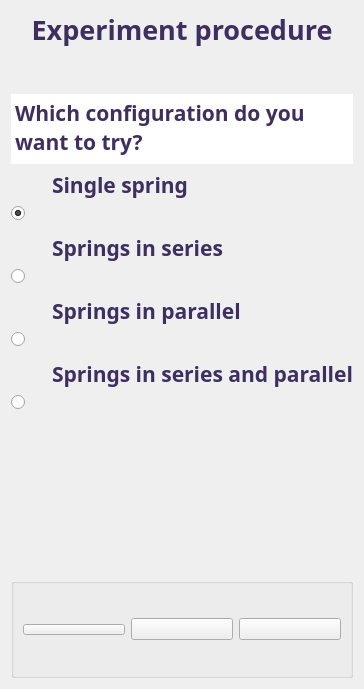
                 <widget class="QWidget" name="page_11">
                  <property name="sizePolicy">
                   <sizepolicy hsizetype="Expanding" vsizetype="Expanding">
                    <horstretch>0</horstretch>
                    <verstretch>0</verstretch>
                   </sizepolicy>
                  </property>
                  <layout class="QGridLayout" name="gridLayout_19">
                   <item row="9" column="0" colspan="2">
                    <spacer name="verticalSpacer_13">
                     <property name="orientation">
                      <enum>Qt::Vertical</enum>
                     </property>
                     <property name="sizeType">
                      <enum>QSizePolicy::Expanding</enum>
                     </property>
                     <property name="sizeHint" stdset="0">
                      <size>
                       <width>20</width>
                       <height>6</height>
                      </size>
                     </property>
                    </spacer>
                   </item>
                   <item row="14" column="1">
                    <spacer name="verticalSpacer_17">
                     <property name="orientation">
                      <enum>Qt::Vertical</enum>
                     </property>
                     <property name="sizeType">
                      <enum>QSizePolicy::Expanding</enum>
                     </property>
                     <property name="sizeHint" stdset="0">
                      <size>
                       <width>20</width>
                       <height>6</height>
                      </size>
                     </property>
                    </spacer>
                   </item>
                   <item row="17" column="1">
                    <spacer name="verticalSpacer_18">
                     <property name="orientation">
                      <enum>Qt::Vertical</enum>
                     </property>
                     <property name="sizeType">
                      <enum>QSizePolicy::Expanding</enum>
                     </property>
                     <property name="sizeHint" stdset="0">
                      <size>
                       <width>20</width>
                       <height>6</height>
                      </size>
                     </property>
                    </spacer>
                   </item>
                   <item row="20" column="1">
                    <spacer name="verticalSpacer_2">
                     <property name="orientation">
                      <enum>Qt::Vertical</enum>
                     </property>
                     <property name="sizeHint" stdset="0">
                      <size>
                       <width>20</width>
                       <height>162</height>
                      </size>
                     </property>
                    </spacer>
                   </item>
                   <item row="0" column="0" colspan="2">
                    <widget class="QLabel" name="label_6">
                     <property name="font">
                      <font>
                       <family>Bradley Hand ITC</family>
                       <pointsize>20</pointsize>
                       <weight>75</weight>
                       <bold>true</bold>
                      </font>
                     </property>
                     <property name="styleSheet">
                      <string notr="true">color: rgb(61, 48, 97);</string>
                     </property>
                     <property name="text">
                      <string>Experiment procedure</string>
                     </property>
                     <property name="alignment">
                      <set>Qt::AlignCenter</set>
                     </property>
                    </widget>
                   </item>
                   <item row="12" column="1">
                    <widget class="QLabel" name="label_5">
                     <property name="sizePolicy">
                      <sizepolicy hsizetype="Expanding" vsizetype="Preferred">
                       <horstretch>0</horstretch>
                       <verstretch>0</verstretch>
                      </sizepolicy>
                     </property>
                     <property name="font">
                      <font>
                       <family>Bradley Hand ITC</family>
                       <pointsize>16</pointsize>
                       <weight>75</weight>
                       <bold>true</bold>
                      </font>
                     </property>
                     <property name="styleSheet">
                      <string notr="true">color: rgb(61, 48, 97);</string>
                     </property>
                     <property name="text">
                      <string>Springs in series</string>
                     </property>
                    </widget>
                   </item>
                   <item row="18" column="0">
                    <spacer name="horizontalSpacer_6">
                     <property name="orientation">
                      <enum>Qt::Horizontal</enum>
                     </property>
                     <property name="sizeType">
                      <enum>QSizePolicy::Fixed</enum>
                     </property>
                     <property name="sizeHint" stdset="0">
                      <size>
                       <width>35</width>
                       <height>20</height>
                      </size>
                     </property>
                    </spacer>
                   </item>
                   <item row="6" column="1">
                    <widget class="QLabel" name="label_8">
                     <property name="sizePolicy">
                      <sizepolicy hsizetype="Expanding" vsizetype="Minimum">
                       <horstretch>0</horstretch>
                       <verstretch>0</verstretch>
                      </sizepolicy>
                     </property>
                     <property name="font">
                      <font>
                       <family>Bradley Hand ITC</family>
                       <pointsize>16</pointsize>
                       <weight>75</weight>
                       <bold>true</bold>
                      </font>
                     </property>
                     <property name="styleSheet">
                      <string notr="true">color: rgb(61, 48, 97);</string>
                     </property>
                     <property name="text">
                      <string>Single spring</string>
                     </property>
                    </widget>
                   </item>
                   <item row="8" column="0" colspan="2">
                    <widget class="QRadioButton" name="radioButton_singleSpring">
                     <property name="font">
                      <font>
                       <family>Bradley Hand ITC</family>
                       <pointsize>-1</pointsize>
                       <weight>75</weight>
                       <italic>false</italic>
                       <bold>true</bold>
                      </font>
                     </property>
                     <property name="text">
                      <string/>
                     </property>
                     <property name="icon">
                      <iconset resource="didacticoop.qrc">
                       <normaloff>:/icons/mollaSingola.png</normaloff>:/icons/mollaSingola.png</iconset>
                     </property>
                     <property name="iconSize">
                      <size>
                       <width>200</width>
                       <height>20</height>
                      </size>
                     </property>
                     <property name="checked">
                      <bool>true</bool>
                     </property>
                    </widget>
                   </item>
                   <item row="13" column="0" colspan="2">
                    <widget class="QRadioButton" name="radioButton_series">
                     <property name="font">
                      <font>
                       <family>Bradley Hand ITC</family>
                       <pointsize>-1</pointsize>
                       <weight>75</weight>
                       <italic>false</italic>
                       <bold>true</bold>
                      </font>
                     </property>
                     <property name="text">
                      <string/>
                     </property>
                     <property name="icon">
                      <iconset resource="didacticoop.qrc">
                       <normaloff>:/icons/molleSerie.png</normaloff>:/icons/molleSerie.png</iconset>
                     </property>
                     <property name="iconSize">
                      <size>
                       <width>300</width>
                       <height>20</height>
                      </size>
                     </property>
                    </widget>
                   </item>
                   <item row="15" column="1">
                    <widget class="QLabel" name="label_9">
                     <property name="sizePolicy">
                      <sizepolicy hsizetype="Expanding" vsizetype="Preferred">
                       <horstretch>0</horstretch>
                       <verstretch>0</verstretch>
                      </sizepolicy>
                     </property>
                     <property name="font">
                      <font>
                       <family>Bradley Hand ITC</family>
                       <pointsize>16</pointsize>
                       <weight>75</weight>
                       <bold>true</bold>
                      </font>
                     </property>
                     <property name="styleSheet">
                      <string notr="true">color: rgb(61, 48, 97);</string>
                     </property>
                     <property name="text">
                      <string>Springs in parallel</string>
                     </property>
                    </widget>
                   </item>
                   <item row="16" column="0" colspan="2">
                    <widget class="QRadioButton" name="radioButton_parallel">
                     <property name="font">
                      <font>
                       <family>Bradley Hand ITC</family>
                       <pointsize>-1</pointsize>
                       <weight>75</weight>
                       <italic>false</italic>
                       <bold>true</bold>
                      </font>
                     </property>
                     <property name="text">
                      <string/>
                     </property>
                     <property name="icon">
                      <iconset resource="didacticoop.qrc">
                       <normaloff>:/icons/molleParallelo.png</normaloff>:/icons/molleParallelo.png</iconset>
                     </property>
                     <property name="iconSize">
                      <size>
                       <width>300</width>
                       <height>40</height>
                      </size>
                     </property>
                    </widget>
                   </item>
                   <item row="19" column="0" colspan="2">
                    <widget class="QRadioButton" name="radioButton_series_parallel">
                     <property name="font">
                      <font>
                       <family>Bradley Hand ITC</family>
                       <pointsize>-1</pointsize>
                       <weight>75</weight>
                       <italic>false</italic>
                       <bold>true</bold>
                      </font>
                     </property>
                     <property name="text">
                      <string/>
                     </property>
                     <property name="icon">
                      <iconset resource="didacticoop.qrc">
                       <normaloff>:/icons/molleSerieParallelo.png</normaloff>:/icons/molleSerieParallelo.png</iconset>
                     </property>
                     <property name="iconSize">
                      <size>
                       <width>300</width>
                       <height>40</height>
                      </size>
                     </property>
                    </widget>
                   </item>
                   <item row="18" column="1">
                    <widget class="QLabel" name="label_10">
                     <property name="sizePolicy">
                      <sizepolicy hsizetype="Expanding" vsizetype="Preferred">
                       <horstretch>0</horstretch>
                       <verstretch>0</verstretch>
                      </sizepolicy>
                     </property>
                     <property name="font">
                      <font>
                       <family>Bradley Hand ITC</family>
                       <pointsize>16</pointsize>
                       <weight>75</weight>
                       <bold>true</bold>
                      </font>
                     </property>
                     <property name="styleSheet">
                      <string notr="true">color: rgb(61, 48, 97);</string>
                     </property>
                     <property name="text">
                      <string>Springs in series and parallel</string>
                     </property>
                    </widget>
                   </item>
                   <item row="1" column="0">
                    <spacer name="verticalSpacer_20">
                     <property name="orientation">
                      <enum>Qt::Vertical</enum>
                     </property>
                     <property name="sizeHint" stdset="0">
                      <size>
                       <width>20</width>
                       <height>40</height>
                      </size>
                     </property>
                    </spacer>
                   </item>
                   <item row="21" column="0" colspan="2">
                    <widget class="QGroupBox" name="groupBox_14">
                     <property name="minimumSize">
                      <size>
                       <width>0</width>
                       <height>100</height>
                      </size>
                     </property>
                     <property name="title">
                      <string/>
                     </property>
                     <layout class="QHBoxLayout" name="horizontalLayout_2">
                      <item>
                       <widget class="QPushButton" name="pushButton_ricomincia_11">
                        <property name="enabled">
                         <bool>true</bool>
                        </property>
                        <property name="font">
                         <font>
                          <family>Bradley Hand ITC</family>
                          <pointsize>-1</pointsize>
                          <weight>99</weight>
                          <bold>true</bold>
                         </font>
                        </property>
                        <property name="icon">
                         <iconset resource="didacticoop.qrc">
                          <normaloff>:/icons/ricomincia.png</normaloff>:/icons/ricomincia.png</iconset>
                        </property>
                        <property name="iconSize">
                         <size>
                          <width>80</width>
                          <height>80</height>
                         </size>
                        </property>
                       </widget>
                      </item>
                      <item>
                       <widget class="QPushButton" name="pushButton_back_11">
                        <property name="enabled">
                         <bool>true</bool>
                        </property>
                        <property name="text">
                         <string/>
                        </property>
                        <property name="icon">
                         <iconset resource="didacticoop.qrc">
                          <normaloff>:/icons/back.png</normaloff>:/icons/back.png</iconset>
                        </property>
                        <property name="iconSize">
                         <size>
                          <width>80</width>
                          <height>80</height>
                         </size>
                        </property>
                       </widget>
                      </item>
                      <item>
                       <widget class="QPushButton" name="pushButton_forward_11">
                        <property name="text">
                         <string/>
                        </property>
                        <property name="icon">
                         <iconset resource="didacticoop.qrc">
                          <normaloff>:/icons/forward.png</normaloff>:/icons/forward.png</iconset>
                        </property>
                        <property name="iconSize">
                         <size>
                          <width>80</width>
                          <height>80</height>
                         </size>
                        </property>
                       </widget>
                      </item>
                     </layout>
                    </widget>
                   </item>
                   <item row="2" column="0" rowspan="2" colspan="2">
                    <widget class="QTextEdit" name="textEdit_9">
                     <property name="sizePolicy">
                      <sizepolicy hsizetype="Expanding" vsizetype="Minimum">
                       <horstretch>0</horstretch>
                       <verstretch>0</verstretch>
                      </sizepolicy>
                     </property>
                     <property name="minimumSize">
                      <size>
                       <width>0</width>
                       <height>45</height>
                      </size>
                     </property>
                     <property name="maximumSize">
                      <size>
                       <width>16777215</width>
                       <height>70</height>
                      </size>
                     </property>
                     <property name="font">
                      <font>
                       <family>Bradley Hand ITC</family>
                       <pointsize>16</pointsize>
                       <weight>75</weight>
                       <bold>true</bold>
                      </font>
                     </property>
                     <property name="styleSheet">
                      <string notr="true">color: rgb(61, 48, 97);</string>
                     </property>
                     <property name="frameShape">
                      <enum>QFrame::NoFrame</enum>
                     </property>
                     <property name="verticalScrollBarPolicy">
                      <enum>Qt::ScrollBarAlwaysOff</enum>
                     </property>
                     <property name="horizontalScrollBarPolicy">
                      <enum>Qt::ScrollBarAlwaysOff</enum>
                     </property>
                     <property name="html">
                      <string>&lt;!DOCTYPE HTML PUBLIC &quot;-//W3C//DTD HTML 4.0//EN&quot; &quot;http://www.w3.org/TR/REC-html40/strict.dtd&quot;&gt;
&lt;html&gt;&lt;head&gt;&lt;meta name=&quot;qrichtext&quot; content=&quot;1&quot; /&gt;&lt;style type=&quot;text/css&quot;&gt;
p, li { white-space: pre-wrap; }
&lt;/style&gt;&lt;/head&gt;&lt;body style=&quot; font-family:'Bradley Hand ITC'; font-size:16pt; font-weight:600; font-style:normal;&quot;&gt;
&lt;p style=&quot; margin-top:0px; margin-bottom:0px; margin-left:0px; margin-right:0px; -qt-block-indent:0; text-indent:0px;&quot;&gt;Which configuration do you want to try?&lt;/p&gt;&lt;/body&gt;&lt;/html&gt;</string>
                     </property>
                    </widget>
                   </item>
                  </layout>
                 </widget>
